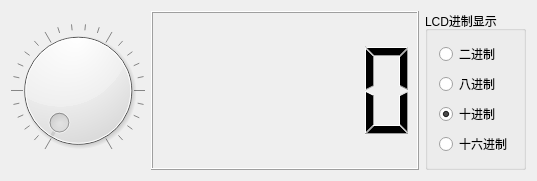
<?xml version="1.0" encoding="UTF-8"?>
<ui version="4.0">
 <class>ExQdialQLCD</class>
 <widget class="QWidget" name="ExQdialQLCD">
  <property name="geometry">
   <rect>
    <x>0</x>
    <y>0</y>
    <width>537</width>
    <height>149</height>
   </rect>
  </property>
  <property name="windowTitle">
   <string>ExQdialQLCD</string>
  </property>
  <layout class="QGridLayout" name="gridLayout">
   <item row="0" column="0">
    <layout class="QHBoxLayout" name="horizontalLayout" stretch="1,2">
     <item>
      <widget class="QDial" name="dial">
       <property name="wrapping">
        <bool>false</bool>
       </property>
       <property name="notchesVisible">
        <bool>true</bool>
       </property>
      </widget>
     </item>
     <item>
      <widget class="QLCDNumber" name="lcdNumber"/>
     </item>
    </layout>
   </item>
   <item row="0" column="1">
    <widget class="QGroupBox" name="groupBox">
     <property name="title">
      <string>LCD进制显示</string>
     </property>
     <layout class="QVBoxLayout" name="verticalLayout">
      <item>
       <widget class="QRadioButton" name="raidBtn2">
        <property name="text">
         <string>二进制</string>
        </property>
       </widget>
      </item>
      <item>
       <widget class="QRadioButton" name="raidBtn8">
        <property name="text">
         <string>八进制</string>
        </property>
       </widget>
      </item>
      <item>
       <widget class="QRadioButton" name="raidBtn10">
        <property name="text">
         <string>十进制</string>
        </property>
        <property name="checked">
         <bool>true</bool>
        </property>
       </widget>
      </item>
      <item>
       <widget class="QRadioButton" name="raidBtn16">
        <property name="text">
         <string>十六进制</string>
        </property>
       </widget>
      </item>
     </layout>
    </widget>
   </item>
  </layout>
 </widget>
 <layoutdefault spacing="6" margin="11"/>
 <resources/>
 <connections/>
</ui>
